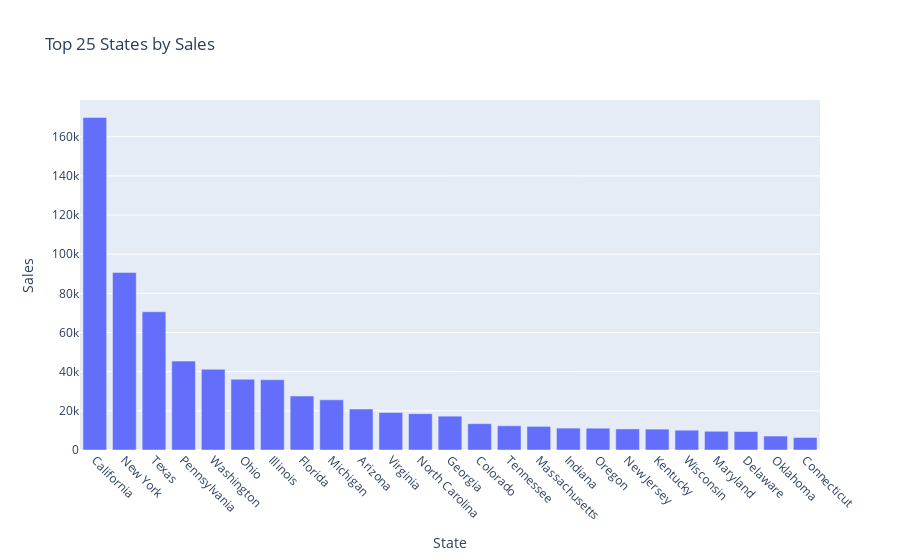

The cell this chart's notebook holds for it:
### Code cell
# 9 — Sales by Region/State (bar)
if 'State' in data.columns and 'Sales' in data.columns:
    state_sales = data.groupby('State', as_index=False)['Sales'].sum().sort_values('Sales', ascending=False).head(25)
    fig = px.bar(state_sales, x='State', y='Sales', title='Top 25 States by Sales')
    fig.update_xaxes(tickangle=45)
    fig.show()
else:
    print("Missing State or Sales")

### Figure 1 — Plotly figure (JSON) as saved in the notebook; plotly's stock layout.template omitted (floating-point values rounded to 4 significant figures)
{"data": [{"hovertemplate": "State=%{x}<br>Sales=%{y}<extra></extra>", "legendgroup": "", "marker": {"color": "#636efa", "pattern": {"shape": ""}}, "name": "", "orientation": "v", "showlegend": false, "textposition": "auto", "type": "bar", "x": ["California", "New York", "Texas", "Pennsylvania", "Washington", "Ohio", "Illinois", "Florida", "Michigan", "Arizona", "Virginia", "North Carolina", "Georgia", "Colorado", "Tennessee", "Massachusetts", "Indiana", "Oregon", "New Jersey", "Kentucky", "Wisconsin", "Maryland", "Delaware", "Oklahoma", "Connecticut"], "xaxis": "x", "y": [169800.0, 90610.0, 70590.0, 45390.0, 41200.0, 36110.0, 35890.0, 27570.0, 25600.0, 20940.0, 19150.0, 18560.0, 17280.0, 13440.0, 12360.0, 12060.0, 11190.0, 11130.0, 10750.0, 10660.0, 10110.0, 9558.0, 9440.0, 7117.0, 6387.0], "yaxis": "y"}], "layout": {"barmode": "relative", "legend": {"tracegroupgap": 0}, "title": {"text": "Top 25 States by Sales"}, "xaxis": {"anchor": "y", "domain": [0, 1], "tickangle": 45, "title": {"text": "State"}}, "yaxis": {"anchor": "x", "domain": [0, 1], "title": {"text": "Sales"}}}}
